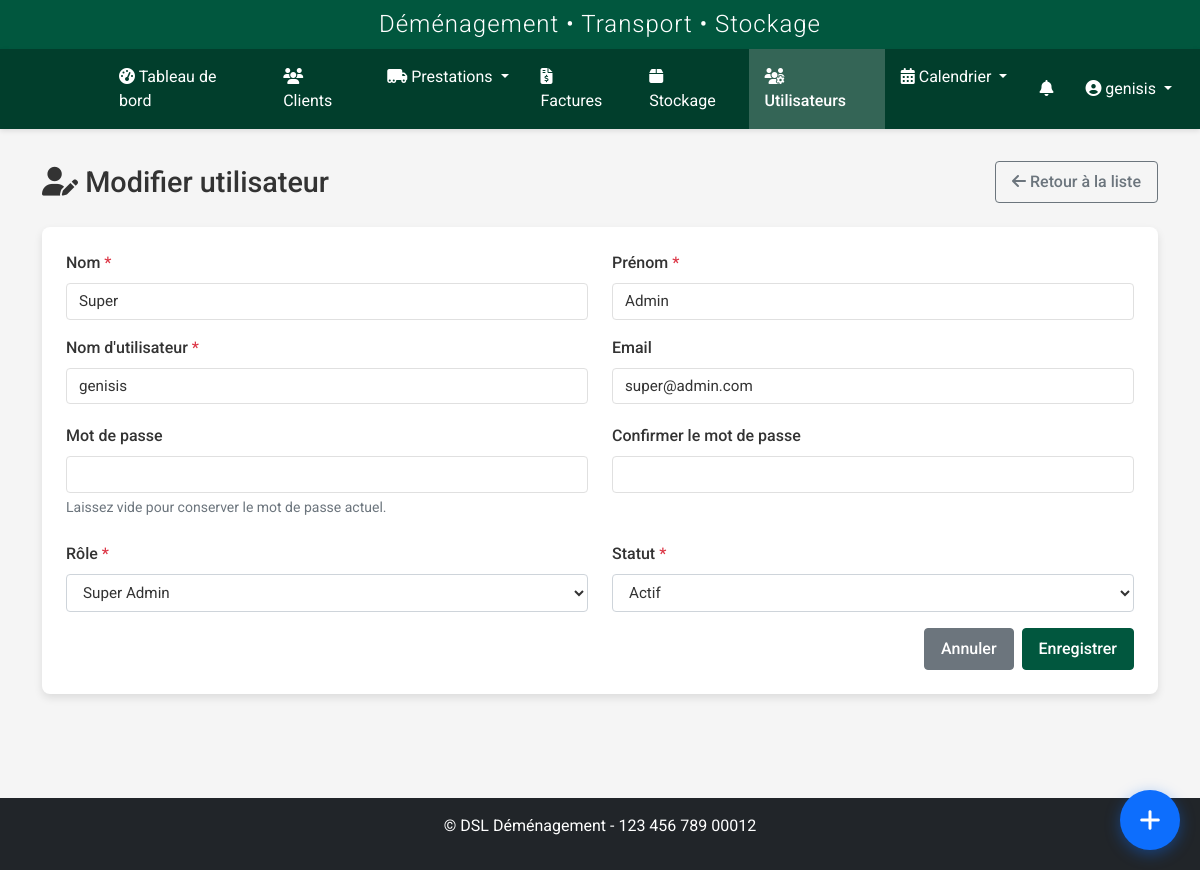
Screenshot of /utilisateurs/users/edit/3 (signed in) with the database file from the repository.
### models.py (models this page shows, shortened)
class User(UserMixin, db.Model):
    id = db.Column(db.Integer, primary_key=True)
    nom = db.Column(db.String(64), nullable=False)
    prenom = db.Column(db.String(64), nullable=False)
    username = db.Column(db.String(64), unique=True, nullable=False)
    email = db.Column(db.String(120), unique=True, nullable=True)
    password_hash = db.Column(db.String(256), nullable=False)
    role = db.Column(db.String(20), nullable=False, default='transporteur')
    statut = db.Column(db.String(20), nullable=False, default='actif')
    vehicule = db.Column(db.String(100), nullable=True)
    type_vehicule_id = db.Column(db.Integer, db.ForeignKey('type_vehicule.id'), nullable=True)
    permis_conduire = db.Column(db.String(50), nullable=True)
    notes = db.Column(db.Text, nullable=True)
    derniere_connexion = db.Column(db.DateTime, nullable=True)
    date_creation = db.Column(db.DateTime, nullable=False, default=datetime.utcnow)
    prestations = db.relationship('Prestation', secondary=prestation_transporteurs, back_populates='transporteurs')
    type_vehicule = db.relationship('TypeVehicule', backref='transporteurs')
    def is_admin(self):
        return self.role in ['admin', 'superadmin']
    def is_transporteur(self):
        return self.role == 'transporteur' or self.is_admin()

### routes/user.py (the view, shortened to what this page needs)
@user_bp.route('/users/edit/<int:id>', methods=['GET', 'POST'])
@login_required
@role_required('admin', 'superadmin')
def edit(id):
    user = User.query.get_or_404(id)
    form = UserForm(obj=user)
    types_vehicules = TypeVehicule.query.all()
    form.type_vehicule_id.choices = [(0, 'Aucun')] + [(t.id, t.nom) for t in types_vehicules]
    if user.role == 'superadmin' and current_user.role != 'superadmin':
        flash('Vous n\'avez pas les permissions nécessaires pour modifier un super administrateur.', 'danger')
        return redirect(url_for('user.index'))
    if user.role == 'admin' and current_user.role != 'superadmin':
        flash('Vous n\'avez pas les permissions nécessaires pour modifier un administrateur.', 'danger')
        return redirect(url_for('user.index'))
    return render_template('users/edit.html', title='Modifier un Utilisateur', form=form, user=user)

### templates/users/edit.html (shortened to what this page needs)
{% extends 'base.html' %}
{% block content %}
<div class="user-page">
    <div class="page-title">
        <h1><i class="fas fa-user-edit"></i> Modifier utilisateur</h1>
        <a href="{{ url_for('user.index') }}" class="btn btn-outline-secondary">
            <i class="fas fa-arrow-left"></i> Retour à la liste
        </a>
    </div>
    <div class="card">
        <div class="card-body">
            <form method="POST">
                <div class="row mb-3">
                    <div class="col-md-6">
                        <label for="nom" class="form-label">{{ form.nom.label.text }} <span class="text-danger">*</span></label>
                        {{ form.nom(class="form-control" + (" is-invalid" if form.nom.errors else ""), id="nom") }}
                    </div>
                    <div class="col-md-6">
                        <label for="prenom" class="form-label">{{ form.prenom.label.text }} <span class="text-danger">*</span></label>
                        {{ form.prenom(class="form-control" + (" is-invalid" if form.prenom.errors else ""), id="prenom") }}
                    </div>
                </div>
                <div class="row mb-3">
                    <div class="col-md-6">
                        <label for="username" class="form-label">{{ form.username.label.text }} <span class="text-danger">*</span></label>
                        {{ form.username(class="form-control" + (" is-invalid" if form.username.errors else ""), id="username", data_current_username=user.username) }}
                    </div>
                    <div class="col-md-6">
                        <label for="email" class="form-label">{{ form.email.label.text }}</label>
                        {{ form.email(class="form-control" + (" is-invalid" if form.email.errors else ""), id="email", type="email") }}
                    </div>
                </div>
                <div class="row mb-3">
                    <div class="col-md-6">
                        <label for="password" class="form-label">{{ form.password.label.text }}</label>
                        {{ form.password(class="form-control" + (" is-invalid" if form.password.errors else ""), id="password") }}
                        <div class="form-text">Laissez vide pour conserver le mot de passe actuel.</div>
                    </div>
                    <div class="col-md-6">
                        <label for="confirm_password" class="form-label">{{ form.confirm_password.label.text }}</label>
                        {{ form.confirm_password(class="form-control" + (" is-invalid" if form.confirm_password.errors else ""), id="confirm_password") }}
                    </div>
                </div>
                {% if current_user.is_admin() %}
                <div class="row mb-3">
                    <div class="col-md-6">
                        <label for="role" class="form-label">{{ form.role.label.text }} <span class="text-danger">*</span></label>
                        {{ form.role(class="form-control" + (" is-invalid" if form.role.errors else ""), id="role") }}
                    </div>
                    <div class="col-md-6">
                        <label for="statut" class="form-label">{{ form.statut.label.text }} <span class="text-danger">*</span></label>
                        {{ form.statut(class="form-control" + (" is-invalid" if form.statut.errors else ""), id="statut") }}
                    </div>
                </div>
                {% else %}
                    <div class="mb-4">
                        <p class="alert alert-info">
                            <i class="fas fa-info-circle"></i> Seuls les administrateurs peuvent modifier les rôles et statuts des utilisateurs.
                        </p>
                    </div>
                {% endif %}
                <div class="d-grid gap-2 d-md-flex justify-content-md-end">
                    <a href="{{ url_for('user.index') }}" class="btn btn-secondary">Annuler</a>
                    {{ form.submit(class="btn btn-primary") }}
                </div>
            </form>
        </div>
    </div>
</div>
{% endblock %}

### templates/base.html (shortened to what this page needs)
<!DOCTYPE html>
<html lang="fr">
<head>
    <link href="https://cdn.jsdelivr.net/npm/bootstrap@5.2.3/dist/css/bootstrap.min.css" rel="stylesheet">
    <link rel="stylesheet" href="https://cdnjs.cloudflare.com/ajax/libs/font-awesome/6.2.1/css/all.min.css">
    <link rel="stylesheet" href="https://cdnjs.cloudflare.com/ajax/libs/toastr.js/latest/toastr.min.css">
    <link href="https://cdn.jsdelivr.net/npm/fullcalendar@5.11.3/main.min.css" rel="stylesheet">
    <link href="https://cdn.jsdelivr.net/npm/summernote@0.8.18/dist/summernote-lite.min.css" rel="stylesheet">
    <link rel="stylesheet" href="{{ url_for('static', filename='css/style.css') }}">
    <link rel="stylesheet" href="{{ url_for('static', filename='css/notification-flash.css') }}">
    <link rel="stylesheet" href="{{ url_for('static', filename='css/notifications.css') }}">
    <link rel="stylesheet" href="{{ url_for('static', filename='css/prestations.css') }}">
    <link rel="stylesheet" href="{{ url_for('static', filename='css/custom-calendar.css') }}">
    <link rel="stylesheet" href="{{ url_for('static', filename='css/navbar-logos.css') }}">
    <link rel="stylesheet" href="{{ url_for('static', filename='css/whatsapp-buttons.css') }}">
    <link rel="stylesheet" href="{{ url_for('static', filename='css/quick-access-bubble.css') }}">
</head>
<body {% if current_user.is_authenticated %}data-user-role="{{ current_user.role }}" data-user-id="{{ current_user.id }}"{% endif %}>
    {% if current_user.is_authenticated %}
        <header>
            <div class="app-header">
                <h2>Déménagement • Transport • Stockage</h2>
            </div>
            <nav class="navbar navbar-dark navbar-expand-lg">
                <div class="container-fluid">
                    <a class="navbar-brand" href="{{ url_for('dashboard.index') }}">
                        <div class="logo-slideshow">
                        </div>
                    </a>
                    <div class="collapse navbar-collapse" id="navbarMain">
                        <ul class="navbar-nav me-auto mb-2 mb-lg-0">
                            <li class="nav-item">
                                <a class="nav-link {% if request.endpoint == 'dashboard.index' %}active{% endif %}" href="{{ url_for('dashboard.index') }}">
                                    <i class="fas fa-tachometer-alt"></i> Tableau de bord
                                </a>
                            </li>
                            <li class="nav-item">
                                <a class="nav-link {% if request.endpoint.startswith('client.') %}active{% endif %}" href="{{ url_for('client.index') }}">
                                    <i class="fas fa-users"></i> Clients
                                </a>
                            </li>
                            <li class="nav-item dropdown">
                                <a class="nav-link dropdown-toggle {% if request.endpoint.startswith('prestation.') %}active{% endif %}" href="#" id="prestationsDropdown" role="button" data-bs-toggle="dropdown" aria-expanded="false">
                                    <i class="fas fa-truck-moving"></i> Prestations
                                </a>
                            </li>
                            <li class="nav-item">
                                <a class="nav-link {% if request.endpoint.startswith('facture.') %}active{% endif %}" href="{{ url_for('facture.index') }}">
                                    <i class="fas fa-file-invoice-dollar"></i> Factures
                                </a>
                            </li>
                            <li class="nav-item">
                                <a class="nav-link {% if request.endpoint.startswith('stockage.') %}active{% endif %}" href="{{ url_for('stockage.index') }}">
                                    <i class="fas fa-box"></i> Stockage
                                </a>
                            </li>
                            {% if current_user.is_admin %}
                            <li class="nav-item">
                                <a class="nav-link {% if request.endpoint.startswith('user.') %}active{% endif %}" href="{{ url_for('user.index') }}">
                                    <i class="fas fa-users-cog"></i> Utilisateurs
                                </a>
                            </li>
                            {% endif %}
                            <li class="nav-item dropdown">
                                <a class="nav-link dropdown-toggle {% if request.endpoint.startswith('calendrier.') %}active{% endif %}" href="#" id="calendrierDropdown" role="button" data-bs-toggle="dropdown" aria-expanded="false">
                                    <i class="fas fa-calendar-alt"></i> Calendrier
                                </a>
                            </li>
                        </ul>
                        <ul class="navbar-nav">
                            {% if current_user.is_authenticated and (current_user.is_transporteur() or current_user.is_admin() or current_user.role in ['commercial', 'superadmin']) %}
                            <li class="nav-item">
                                <a href="{{ url_for('transporteur_prestations.notifications') }}" class="nav-link position-relative">
                                    <i class="fas fa-bell"></i>
                                </a>
                            </li>
                            {% endif %}
                            <li class="nav-item dropdown">
                                <a class="nav-link dropdown-toggle" href="#" id="userDropdown" role="button" data-bs-toggle="dropdown">
                                    <i class="fas fa-user-circle"></i> {{ current_user.username }}
                                </a>
                            </li>
                        </ul>
                    </div>
                </div>
            </nav>
        </header>
        <main class="main-content">
            <div class="container">
                {% block content %}{% endblock %}
            </div>
        </main>
        <footer class="mt-5 py-3 bg-dark text-white">
            <div class="container text-center">
                <p>&copy; {{ config.COMPANY_FULL_NAME }} - {{ config.COMPANY_SIRET }}</p>
            </div>
        </footer>
    {% else %}
        <main class="main-content">
            <div class="container">
                {% block auth_content %}{% endblock %}
            </div>
        </main>
    {% endif %}
</body>
</html>

### rows the page displays
User: username "genisis", nom "Super", prenom "Admin", email "super@admin.com", role "Super Admin", statut "Actif"

### other values shown
{{ config.COMPANY_FULL_NAME }} "DSL Déménagement"
{{ config.COMPANY_SIRET }} "123 456 789 00012"
